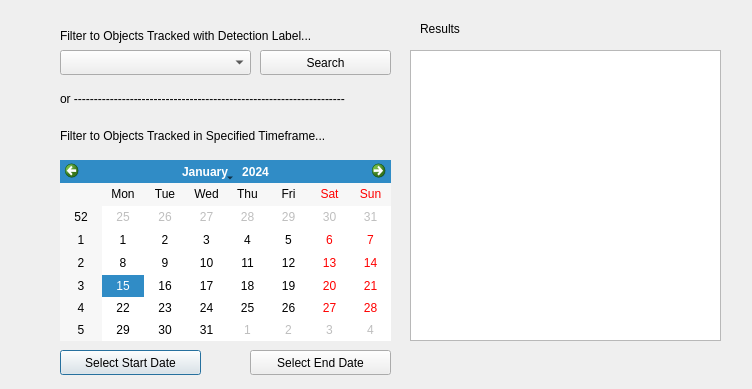
<?xml version="1.0" encoding="UTF-8"?>
<ui version="4.0">
 <class>ImageFilter</class>
 <widget class="QDialog" name="ImageFilter">
  <property name="geometry">
   <rect>
    <x>0</x>
    <y>0</y>
    <width>752</width>
    <height>389</height>
   </rect>
  </property>
  <property name="windowTitle">
   <string>Dialog</string>
  </property>
  <widget class="QCalendarWidget" name="calendarWidget">
   <property name="geometry">
    <rect>
     <x>60</x>
     <y>160</y>
     <width>331</width>
     <height>181</height>
    </rect>
   </property>
  </widget>
  <widget class="QPushButton" name="pushButton">
   <property name="geometry">
    <rect>
     <x>60</x>
     <y>350</y>
     <width>141</width>
     <height>25</height>
    </rect>
   </property>
   <property name="text">
    <string>Select Start Date</string>
   </property>
  </widget>
  <widget class="QPushButton" name="pushButton_2">
   <property name="geometry">
    <rect>
     <x>250</x>
     <y>350</y>
     <width>141</width>
     <height>25</height>
    </rect>
   </property>
   <property name="text">
    <string>Select End Date</string>
   </property>
  </widget>
  <widget class="QPushButton" name="pushButton_3">
   <property name="geometry">
    <rect>
     <x>60</x>
     <y>440</y>
     <width>331</width>
     <height>25</height>
    </rect>
   </property>
   <property name="text">
    <string>Search</string>
   </property>
  </widget>
  <widget class="QListView" name="listView_2">
   <property name="geometry">
    <rect>
     <x>250</x>
     <y>390</y>
     <width>141</width>
     <height>31</height>
    </rect>
   </property>
  </widget>
  <widget class="QLabel" name="label">
   <property name="geometry">
    <rect>
     <x>220</x>
     <y>400</y>
     <width>21</width>
     <height>21</height>
    </rect>
   </property>
   <property name="text">
    <string>to</string>
   </property>
  </widget>
  <widget class="QComboBox" name="comboBox">
   <property name="geometry">
    <rect>
     <x>60</x>
     <y>50</y>
     <width>191</width>
     <height>25</height>
    </rect>
   </property>
  </widget>
  <widget class="QLabel" name="label_2">
   <property name="geometry">
    <rect>
     <x>60</x>
     <y>20</y>
     <width>391</width>
     <height>31</height>
    </rect>
   </property>
   <property name="text">
    <string>Filter to Objects Tracked with Detection Label...</string>
   </property>
  </widget>
  <widget class="QLabel" name="label_3">
   <property name="geometry">
    <rect>
     <x>60</x>
     <y>90</y>
     <width>331</width>
     <height>17</height>
    </rect>
   </property>
   <property name="text">
    <string>or --------------------------------------------------------------------</string>
   </property>
  </widget>
  <widget class="QPushButton" name="pushButton_4">
   <property name="geometry">
    <rect>
     <x>260</x>
     <y>50</y>
     <width>131</width>
     <height>25</height>
    </rect>
   </property>
   <property name="text">
    <string>Search</string>
   </property>
  </widget>
  <widget class="QLabel" name="label_4">
   <property name="geometry">
    <rect>
     <x>60</x>
     <y>120</y>
     <width>331</width>
     <height>31</height>
    </rect>
   </property>
   <property name="text">
    <string>Filter to Objects Tracked in Specified Timeframe...</string>
   </property>
  </widget>
  <widget class="QListWidget" name="listWidget">
   <property name="geometry">
    <rect>
     <x>410</x>
     <y>50</y>
     <width>311</width>
     <height>291</height>
    </rect>
   </property>
  </widget>
  <widget class="QLabel" name="label_5">
   <property name="geometry">
    <rect>
     <x>420</x>
     <y>20</y>
     <width>131</width>
     <height>17</height>
    </rect>
   </property>
   <property name="text">
    <string>Results</string>
   </property>
  </widget>
  <widget class="QPushButton" name="pushButton_5">
   <property name="geometry">
    <rect>
     <x>420</x>
     <y>440</y>
     <width>311</width>
     <height>25</height>
    </rect>
   </property>
   <property name="text">
    <string>View Images of this detection</string>
   </property>
  </widget>
 </widget>
 <resources/>
 <connections/>
</ui>
